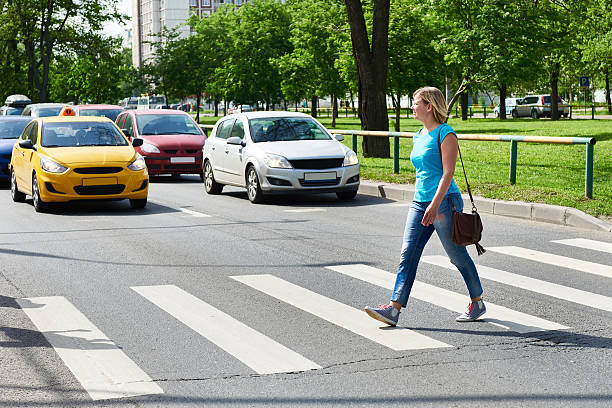
#> input picture assignment 4/sample_images/sample.png, 612 x 408 px
$ python traffic_monitoring.py   (older library calls are emulated)
#> lines starting #> are read from the running program, lines starting #| are printed output that depends on the picture; after the words box and inside, x2 and y2 are one past the last pixel; in counts of white or black regions, pixels touching at a corner belong together; long printed decimals are rounded
# Name: Vikas Gandas
# Roll No: 2301010478
# Assignment 4: Feature-Based Traffic Monitoring System

import cv2
import numpy as np
import os

os.makedirs("outputs", exist_ok=True)

# -------- LOAD IMAGE --------
img = cv2.imread("sample_images/sample.png")
#> img is the input picture: shape (408, 612, 3); mean B, G, R 125.6, 145.7, 136.9

if img is None:
    print("Image not found!")
    exit()

gray = cv2.cvtColor(img, cv2.COLOR_BGR2GRAY)
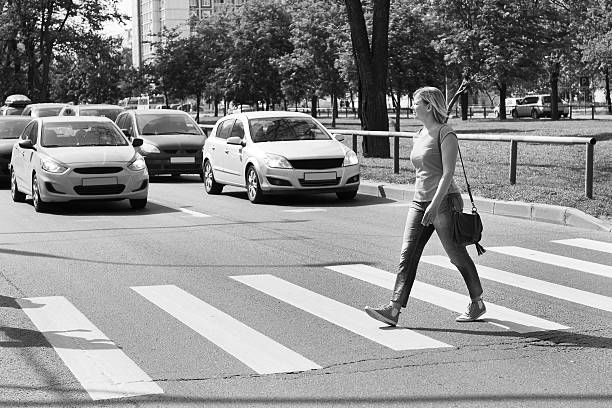
#> gray: shape (408, 612); min 0, max 255, mean 140.8
print("Image loaded")

# -------- EDGE DETECTION --------

# Sobel
sobelx = cv2.Sobel(gray, cv2.CV_64F, 1, 0, ksize=5)
sobely = cv2.Sobel(gray, cv2.CV_64F, 0, 1, ksize=5)
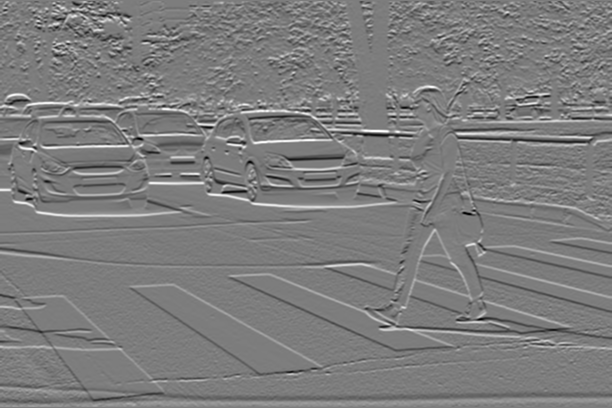
#> sobely: shape (408, 612) float64; min -11031, max 11458, mean 19.1; drawn with min black and max white
sobel = cv2.magnitude(sobelx, sobely)
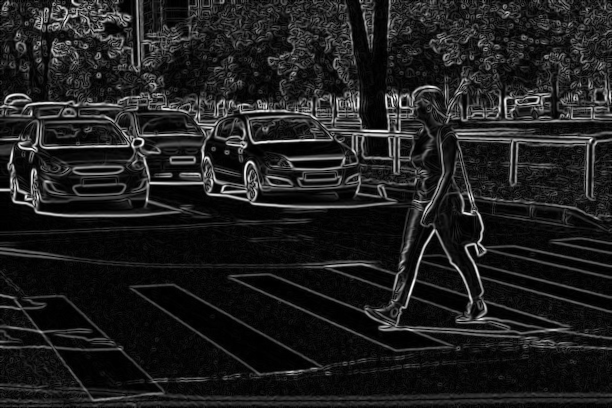
#> sobel: shape (408, 612) float64; min 0, max 11933.9, mean 1453.8; drawn with min black and max white
sobel = np.uint8(sobel)
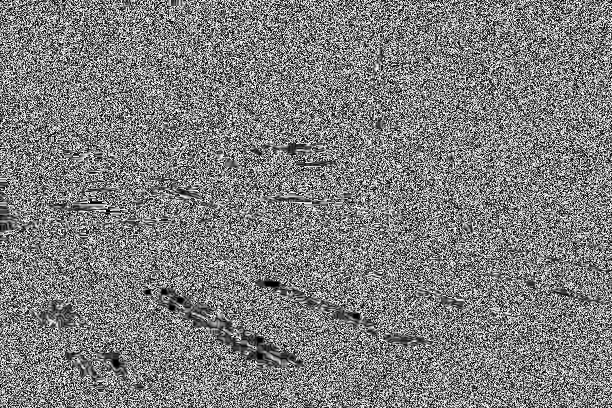
#> sobel: shape (408, 612); min 0, max 255, mean 125.7
cv2.imwrite("outputs/sobel.png", sobel)

# Canny
canny = cv2.Canny(gray, 100, 200)
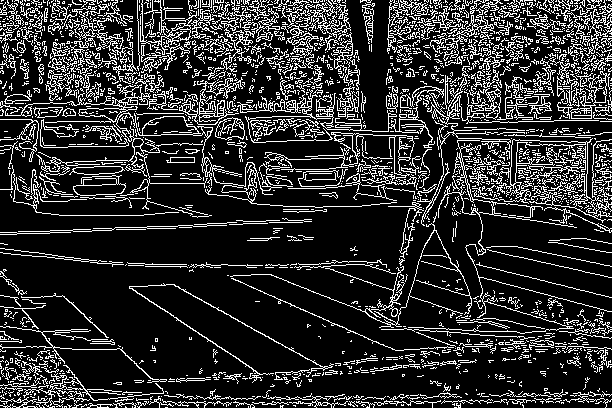
#> canny: shape (408, 612); 18.6% white in thin lines or dots
cv2.imwrite("outputs/canny.png", canny)

print("Edge detection done")

# -------- CONTOURS --------
contours, _ = cv2.findContours(canny, cv2.RETR_EXTERNAL, cv2.CHAIN_APPROX_SIMPLE)
#> contours = 1862 contours, 1739 with area under 20; largest, box (x1, y1, x2, y2) and area: (133, 113, 397, 208) 1160, (474, 138, 612, 223) 884, (5, 84, 178, 177) 813, (408, 140, 612, 334) 768, (264, 132, 415, 179) 699

contour_img = img.copy()

for cnt in contours:
    area = cv2.contourArea(cnt)
    perimeter = cv2.arcLength(cnt, True)

    if area > 500:   # filter small noise
        x, y, w, h = cv2.boundingRect(cnt)
        cv2.rectangle(contour_img, (x,y), (x+w, y+h), (0,255,0), 2)

        print("Object Area:", area, " Perimeter:", perimeter)
#> this loop made 1862 passes
#> (area, perimeter, x, y, w, h) on passes 784, 788, 816, 885, 1049, 1099: (768, 2224.2, 408, 140, 204, 194), (883.5, 2562.6, 474, 138, 138, 85), (699, 1144, 264, 132, 151, 47), (1159.5, 1604.4, 133, 113, 264, 95), (813, 2254.4, 5, 84, 173, 93), (547.5, 930.2, 179, 77, 64, 48)
#> (area, perimeter) on passes 34 to 35: (32, 196), (20, 85.94)
#| Object Area: 768.0  Perimeter: 2224.161
#| Object Area: 883.5  Perimeter: 2562.584
#| Object Area: 699.0  Perimeter: 1143.955
#| Object Area: 1159.5  Perimeter: 1604.389
#| Object Area: 813.0  Perimeter: 2254.410
#| Object Area: 547.5  Perimeter: 930.164
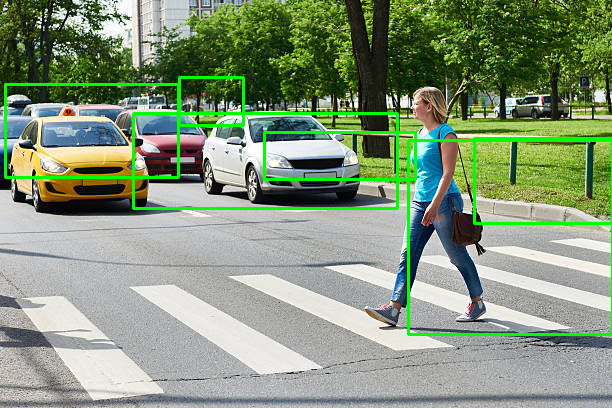
#> contour_img: shape (408, 612, 3); 3.35% of pixels changed, all inside (x1, y1, x2, y2) = (4, 76, 612, 336)

cv2.imwrite("outputs/contours.png", contour_img)

print("Contours detected")

# -------- FEATURE EXTRACTION (ORB) --------
orb = cv2.ORB_create()

kp, des = orb.detectAndCompute(gray, None)
#> kp = 500 keypoints; strongest (x, y, size): (265, 107, 31), (206, 159, 31), (142, 141, 31), (250, 162, 31)

feature_img = cv2.drawKeypoints(img, kp, None, color=(0,255,0))
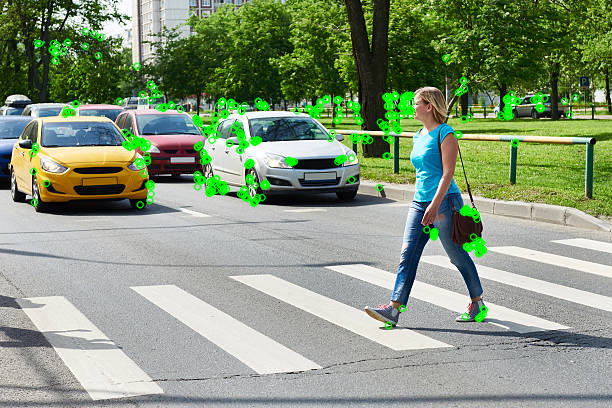
#> feature_img: shape (408, 612, 3); mean B, G, R 122.8, 149.4, 133.7

cv2.imwrite("outputs/features.png", feature_img)

print("Feature extraction done")

# -------- ANALYSIS --------
print("\n--- Analysis ---")
print("Canny gives better edges than Sobel.")
print("Contours help detect objects like vehicles.")
print("ORB detects keypoints useful for tracking.")
